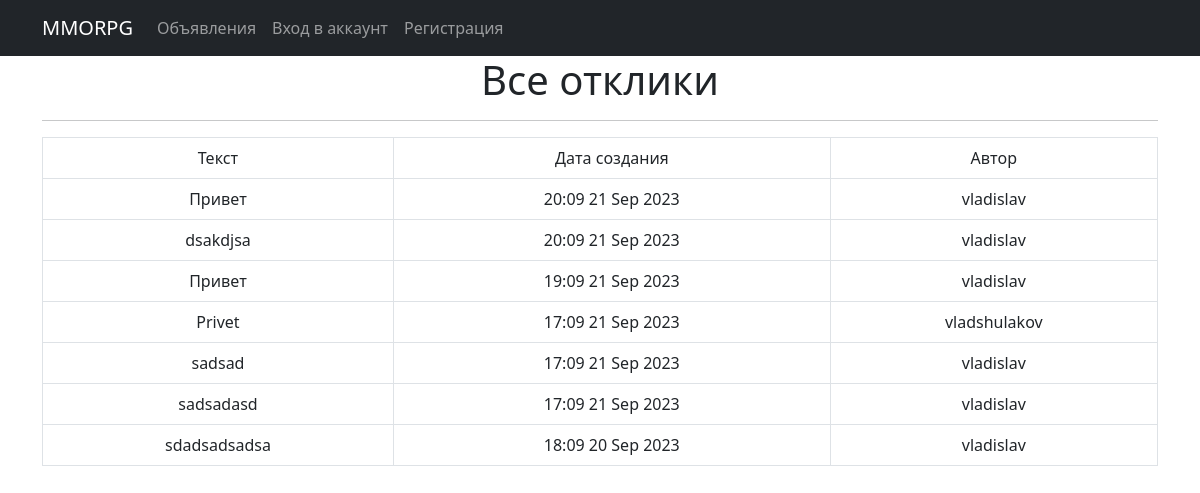
The page /replies/ on the database as committed earlier.
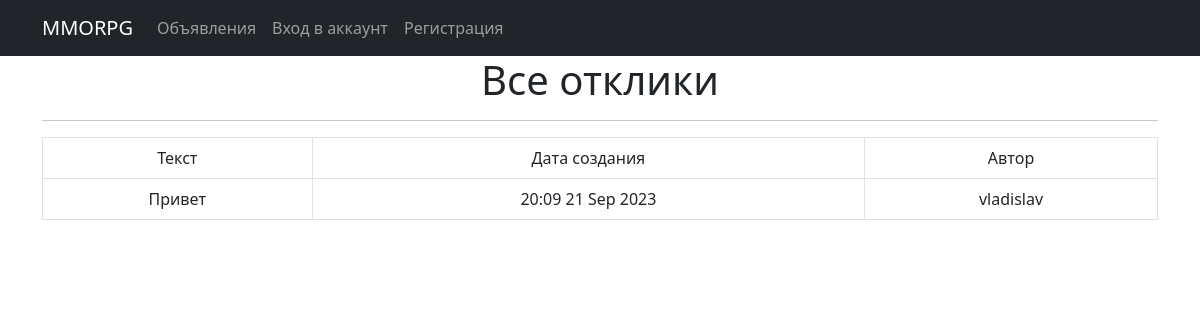
The same page on the database as committed later.
### mmo/models.py (models this page shows, shortened)
class Reply(models.Model):
    reply_text = models.TextField()
    time_create = models.DateTimeField(auto_now_add=True)
    user = models.ForeignKey(User, on_delete=models.CASCADE, null=True)
    post = models.ForeignKey(Post, on_delete=models.CASCADE, null=True)
    accepted = models.BooleanField(default=False)

### mmo/views.py (the view)
# urls.py: path('replies/', ReplyList.as_view(), name='replies'),
class ReplyList(ListView):
    model = Reply
    template_name = 'replies.html'
    ordering = '-time_create'
    context_object_name = 'replies'

### templates/replies.html (shortened to what this page needs)
{% extends 'flatpages/default.html' %}
{% block content %}
<h1>Все отклики</h1>
<hr>
{% if replies %}
       <table class="table table-bordered">
           <tr>
               <td>Текст</td>
               <td>Дата создания</td>
               <td>Автор</td>
           </tr>
           {% for r in replies %}
           <tr>
               <td>{{ r.reply_text }}</a></td>
               <td>{{ r.time_create|date:'H:m d M Y' }}</td>
               <td>{{ r.user }}</td>
           </tr>
           {% endfor %}
       </table>
   {% else %}
       <h2>Откликов нет!</h2>
   {% endif %}
{% endblock content %}

Rows that differ between the two databases and show on the page:
removed Reply: reply_text "dsakdjsa", time_create "20:09 21 Sep 2023", user "vladislav"
removed Reply: reply_text "Привет", time_create "19:09 21 Sep 2023", user "vladislav"
removed Reply: reply_text "Privet", time_create "17:09 21 Sep 2023", user "vladshulakov"
removed Reply: reply_text "sadsad", time_create "17:09 21 Sep 2023", user "vladislav"
removed Reply: reply_text "sadsadasd", time_create "17:09 21 Sep 2023", user "vladislav"
removed Reply: reply_text "sdadsadsadsa", time_create "18:09 20 Sep 2023", user "vladislav"
